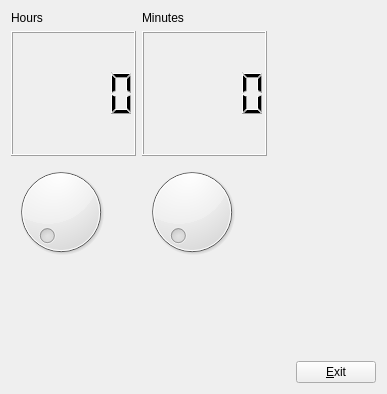
<?xml version="1.0" encoding="UTF-8"?>
<ui version="4.0">
 <class>MyForm</class>
 <widget class="QWidget" name="MyForm">
  <property name="geometry">
   <rect>
    <x>0</x>
    <y>0</y>
    <width>387</width>
    <height>394</height>
   </rect>
  </property>
  <property name="windowTitle">
   <string>Form</string>
  </property>
  <layout class="QVBoxLayout" name="verticalLayout_4">
   <item>
    <layout class="QHBoxLayout" name="horizontalLayout_2">
     <item>
      <layout class="QVBoxLayout" name="verticalLayout_2">
       <item>
        <widget class="QLabel" name="label">
         <property name="text">
          <string>Hours</string>
         </property>
        </widget>
       </item>
       <item>
        <widget class="QLCDNumber" name="lcdNumber">
         <property name="sizePolicy">
          <sizepolicy hsizetype="Fixed" vsizetype="Fixed">
           <horstretch>0</horstretch>
           <verstretch>0</verstretch>
          </sizepolicy>
         </property>
         <property name="minimumSize">
          <size>
           <width>125</width>
           <height>125</height>
          </size>
         </property>
        </widget>
       </item>
       <item>
        <widget class="QDial" name="dial_2">
         <property name="sizePolicy">
          <sizepolicy hsizetype="Fixed" vsizetype="Fixed">
           <horstretch>0</horstretch>
           <verstretch>0</verstretch>
          </sizepolicy>
         </property>
         <property name="maximum">
          <number>23</number>
         </property>
        </widget>
       </item>
      </layout>
     </item>
     <item>
      <layout class="QVBoxLayout" name="verticalLayout_3">
       <item>
        <widget class="QLabel" name="label_2">
         <property name="text">
          <string>Minutes</string>
         </property>
        </widget>
       </item>
       <item>
        <widget class="QLCDNumber" name="lcdNumber_2">
         <property name="sizePolicy">
          <sizepolicy hsizetype="Fixed" vsizetype="Fixed">
           <horstretch>0</horstretch>
           <verstretch>0</verstretch>
          </sizepolicy>
         </property>
         <property name="minimumSize">
          <size>
           <width>125</width>
           <height>125</height>
          </size>
         </property>
        </widget>
       </item>
       <item>
        <widget class="QDial" name="dial">
         <property name="sizePolicy">
          <sizepolicy hsizetype="Fixed" vsizetype="Fixed">
           <horstretch>0</horstretch>
           <verstretch>0</verstretch>
          </sizepolicy>
         </property>
         <property name="maximum">
          <number>59</number>
         </property>
        </widget>
       </item>
      </layout>
     </item>
     <item>
      <spacer name="horizontalSpacer_2">
       <property name="orientation">
        <enum>Qt::Horizontal</enum>
       </property>
       <property name="sizeHint" stdset="0">
        <size>
         <width>40</width>
         <height>20</height>
        </size>
       </property>
      </spacer>
     </item>
    </layout>
   </item>
   <item>
    <layout class="QHBoxLayout" name="horizontalLayout">
     <item>
      <spacer name="horizontalSpacer">
       <property name="orientation">
        <enum>Qt::Horizontal</enum>
       </property>
       <property name="sizeHint" stdset="0">
        <size>
         <width>40</width>
         <height>20</height>
        </size>
       </property>
      </spacer>
     </item>
     <item>
      <layout class="QVBoxLayout" name="verticalLayout">
       <item>
        <spacer name="verticalSpacer">
         <property name="orientation">
          <enum>Qt::Vertical</enum>
         </property>
         <property name="sizeHint" stdset="0">
          <size>
           <width>20</width>
           <height>40</height>
          </size>
         </property>
        </spacer>
       </item>
       <item>
        <widget class="QPushButton" name="pushButton">
         <property name="text">
          <string>&amp;Exit</string>
         </property>
        </widget>
       </item>
      </layout>
     </item>
    </layout>
   </item>
  </layout>
  <zorder>label</zorder>
  <zorder>label_2</zorder>
  <zorder>lcdNumber</zorder>
  <zorder>lcdNumber_2</zorder>
  <zorder>pushButton</zorder>
  <zorder>dial</zorder>
  <zorder>dial_2</zorder>
  <zorder>horizontalSpacer</zorder>
  <zorder>verticalSpacer</zorder>
  <zorder>horizontalSpacer_2</zorder>
 </widget>
 <resources/>
 <connections>
  <connection>
   <sender>pushButton</sender>
   <signal>clicked()</signal>
   <receiver>MyForm</receiver>
   <slot>close()</slot>
   <hints>
    <hint type="sourcelabel">
     <x>380</x>
     <y>391</y>
    </hint>
    <hint type="destinationlabel">
     <x>327</x>
     <y>212</y>
    </hint>
   </hints>
  </connection>
  <connection>
   <sender>dial_2</sender>
   <signal>valueChanged(int)</signal>
   <receiver>lcdNumber</receiver>
   <slot>display(int)</slot>
   <hints>
    <hint type="sourcelabel">
     <x>88</x>
     <y>198</y>
    </hint>
    <hint type="destinationlabel">
     <x>118</x>
     <y>149</y>
    </hint>
   </hints>
  </connection>
  <connection>
   <sender>dial</sender>
   <signal>valueChanged(int)</signal>
   <receiver>lcdNumber_2</receiver>
   <slot>display(int)</slot>
   <hints>
    <hint type="sourcelabel">
     <x>218</x>
     <y>202</y>
    </hint>
    <hint type="destinationlabel">
     <x>256</x>
     <y>139</y>
    </hint>
   </hints>
  </connection>
 </connections>
</ui>
